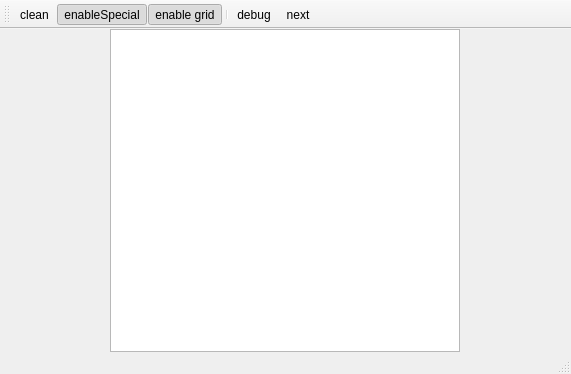
<?xml version="1.0" encoding="UTF-8"?>
<ui version="4.0">
 <class>MainWindow</class>
 <widget class="QMainWindow" name="MainWindow">
  <property name="geometry">
   <rect>
    <x>0</x>
    <y>0</y>
    <width>571</width>
    <height>374</height>
   </rect>
  </property>
  <property name="windowTitle">
   <string>giis</string>
  </property>
  <widget class="QWidget" name="centralwidget">
   <property name="sizePolicy">
    <sizepolicy hsizetype="Fixed" vsizetype="Preferred">
     <horstretch>0</horstretch>
     <verstretch>0</verstretch>
    </sizepolicy>
   </property>
   <layout class="QHBoxLayout" name="horizontalLayout">
    <property name="spacing">
     <number>0</number>
    </property>
    <property name="margin">
     <number>0</number>
    </property>
    <item>
     <widget class="QTextBrowser" name="debugTextBrowser">
      <property name="sizePolicy">
       <sizepolicy hsizetype="Fixed" vsizetype="Expanding">
        <horstretch>0</horstretch>
        <verstretch>0</verstretch>
       </sizepolicy>
      </property>
      <property name="minimumSize">
       <size>
        <width>350</width>
        <height>0</height>
       </size>
      </property>
      <property name="lineWidth">
       <number>0</number>
      </property>
      <property name="acceptRichText">
       <bool>false</bool>
      </property>
     </widget>
    </item>
   </layout>
  </widget>
  <widget class="QMenuBar" name="menubar">
   <property name="geometry">
    <rect>
     <x>0</x>
     <y>0</y>
     <width>571</width>
     <height>24</height>
    </rect>
   </property>
  </widget>
  <widget class="QToolBar" name="toolBar">
   <property name="windowTitle">
    <string>toolBar</string>
   </property>
   <attribute name="toolBarArea">
    <enum>TopToolBarArea</enum>
   </attribute>
   <attribute name="toolBarBreak">
    <bool>false</bool>
   </attribute>
   <addaction name="actionClean"/>
   <addaction name="actionEnableSpecial"/>
   <addaction name="actionEnableGrid"/>
   <addaction name="separator"/>
   <addaction name="actionDebug"/>
   <addaction name="actionNext"/>
  </widget>
  <widget class="QStatusBar" name="statusBar">
   <property name="sizePolicy">
    <sizepolicy hsizetype="Ignored" vsizetype="Preferred">
     <horstretch>0</horstretch>
     <verstretch>0</verstretch>
    </sizepolicy>
   </property>
   <property name="sizeGripEnabled">
    <bool>true</bool>
   </property>
  </widget>
  <action name="actionClean">
   <property name="icon">
    <iconset>
     <normalon>:/icons/Actions-new-window-icon.png</normalon>
    </iconset>
   </property>
   <property name="text">
    <string>clean</string>
   </property>
   <property name="toolTip">
    <string>Очистить</string>
   </property>
  </action>
  <action name="actionDebug">
   <property name="checkable">
    <bool>true</bool>
   </property>
   <property name="icon">
    <iconset resource="resources.qrc">
     <normaloff>:/icons/Actions-properties-icon.png</normaloff>:/icons/Actions-properties-icon.png</iconset>
   </property>
   <property name="text">
    <string>debug</string>
   </property>
   <property name="toolTip">
    <string>Пошаговый режим</string>
   </property>
  </action>
  <action name="actionNext">
   <property name="icon">
    <iconset resource="resources.qrc">
     <normaloff>:/icons/Arrow-right-icon.png</normaloff>:/icons/Arrow-right-icon.png</iconset>
   </property>
   <property name="text">
    <string>next</string>
   </property>
   <property name="toolTip">
    <string>Далее</string>
   </property>
  </action>
  <action name="actionEnableGrid">
   <property name="checkable">
    <bool>true</bool>
   </property>
   <property name="checked">
    <bool>true</bool>
   </property>
   <property name="icon">
    <iconset resource="resources.qrc">
     <normaloff>:/icons/Grid.png</normaloff>:/icons/Grid.png</iconset>
   </property>
   <property name="text">
    <string>enable grid</string>
   </property>
  </action>
  <action name="actionEnableSpecial">
   <property name="checkable">
    <bool>true</bool>
   </property>
   <property name="checked">
    <bool>true</bool>
   </property>
   <property name="icon">
    <iconset resource="resources.qrc">
     <normaloff>:/icons/Green-Ball-Icon.png</normaloff>:/icons/Green-Ball-Icon.png</iconset>
   </property>
   <property name="text">
    <string>enableSpecial</string>
   </property>
  </action>
 </widget>
 <resources>
  <include location="resources.qrc"/>
 </resources>
 <connections/>
</ui>
